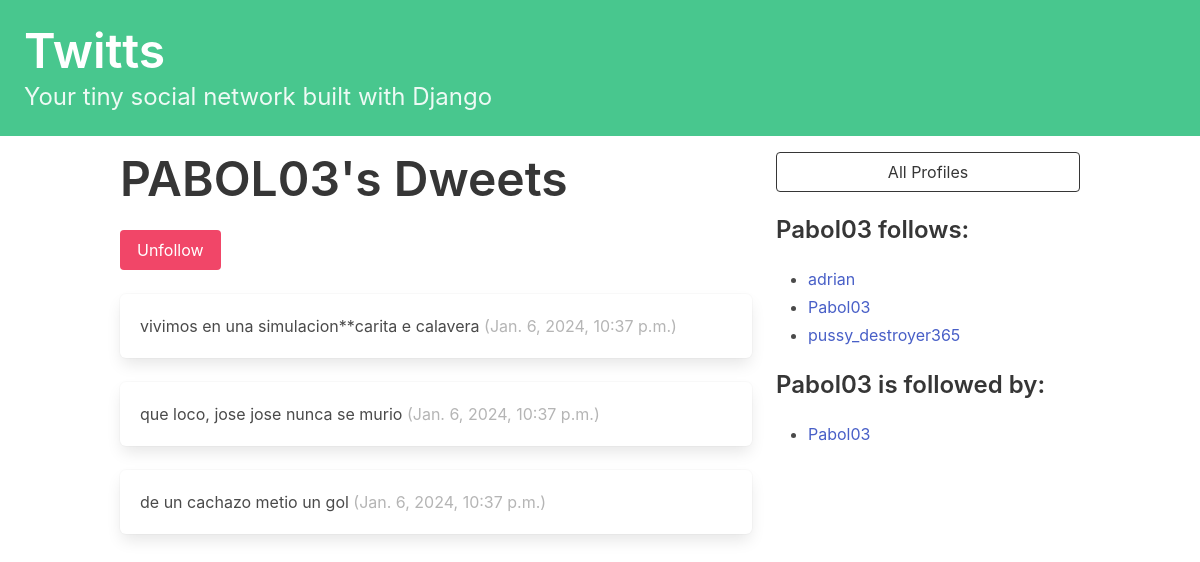
Page /profile/3 (signed in) on the committed database.
### Twitts/models.py (models this page shows, shortened)
class Profile(models.Model):
    user = models.OneToOneField(User, on_delete=models.CASCADE)
    follows = models.ManyToManyField("self", related_name="followed_by", symmetrical=False, blank=True)
    def __str__(self):
        return self.user.username

class Twitts(models.Model):
    user = models.ForeignKey(User, related_name="twitts", on_delete=models.DO_NOTHING)
    body = models.CharField(max_length=150)
    publish = models.DateTimeField(auto_now_add=True)
    class Meta:
        ordering = ['-publish']

### Twitts/views.py (the view, shortened to what this page needs)
# urls.py: path('profile/<int:pk>', detail_profile, name="profile"),
def detail_profile(request, pk):
    if not hasattr(request.user, 'profile'):
        missing_profile = Profile(user=request.user)
        missing_profile.save()
    profile = Profile.objects.get(pk=pk)
    return render(request, 'twitts/profile_detail.html', {'profile':profile})

### Twitts/templates/twitts/profile_detail.html (shortened to what this page needs)
{% extends "base.html" %}
{% block content %}
<div class="column">
    <div class="block">
    <h1 class="title is-1">
            {{profile.user.username|upper}}'s Dweets
    </h1>
    <form method="POST">
        <div class="buttons has-addons">
        {% if profile in user.profile.follows.all %}
            <button class="button is-danger" name="follow" value="unfollow">Unfollow</button>
        {% else %}
            <button class="button is-success" name="follow" value="follow">Follow</button>
        {% endif %}
        </div>
    </form>
    </div>
    <div class="content">
        {% for twitts in profile.user.twitts.all %}
        <div class="box">
            {{ twitts.body }}
            <span class="is-small has-text-grey-light">
                ({{ twitts.publish }})
            </span>
        </div>
        {% endfor %}
    </div>
</div>
<div class="column is-one-third">
    <div class="block">
        <a href="{% url "twitts:list" %}">
            <button class="button is-dark is-outlined is-fullwidth">
                All Profiles
            </button>
        </a>
    </div>
    <div class="block">
        <h3 class="title is-4">
            {{profile.user.username}} follows:
        </h3>
        <div class="content">
            <ul>
            {% for profile in profile.follows.all %}
                <li>
                    <a href="{% url "twitts:profile" profile.pk %}">
                        {{ profile }}
                    </a>
                </li>
            {% endfor %}
            </ul>
        </div>
    </div>
    <div class="block">
        <h3 class="title is-4">
            {{profile.user.username}} is followed by:
        </h3>
        <div class="content">
            <ul>
            {% for profile in profile.followed_by.all %}
                <li>
                    <a href="{% url "twitts:profile" profile.pk %}">
                        {{ profile }}
                    </a>
                </li>
            {% endfor %}
            </ul>
        </div>
    </div>
</div>
{% endblock content %}

### rows in the picture
Profile: user.username "PABOL03", user.username "Pabol03"
Twitts: body "vivimos en una simulacion**carita e calavera", publish "Jan. 6, 2024, 10:37 p.m."
Twitts: body "que loco, jose jose nunca se murio", publish "Jan. 6, 2024, 10:37 p.m."
Twitts: body "de un cachazo metio un gol", publish "Jan. 6, 2024, 10:37 p.m."
Profile: user.username "adrian"
Profile: user.username "pussy_destroyer365"
